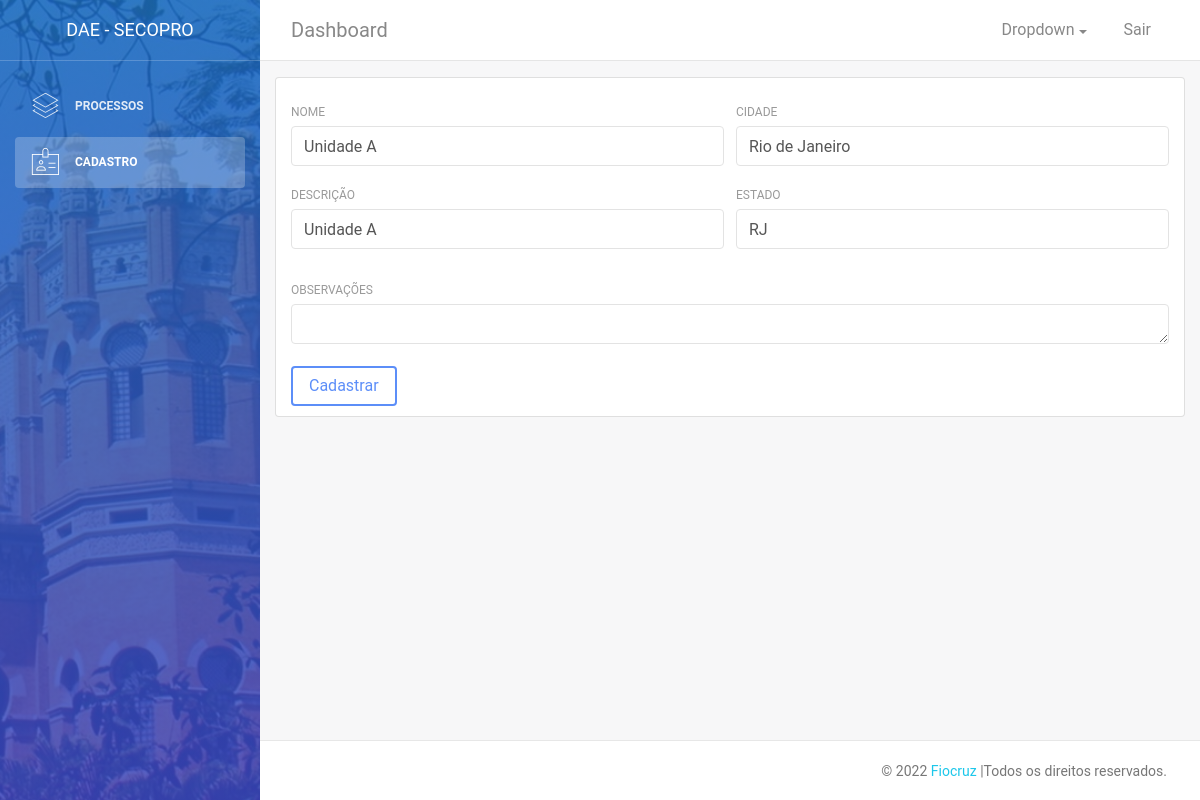
Screenshot of /cadastro/unidade/edita/1 with the database file from the repository.
### cadastro/models.py (models this page shows, shortened)
class Unidade(models.Model):
    nome = models.CharField(max_length=30)
    descricao = models.CharField(max_length=200)
    cidade = models.CharField(max_length=50)
    estado = models.CharField(max_length=2)
    obs = models.TextField(blank=True, default="")

### cadastro/views.py (the view)
# urls.py: path('unidade/edita/<pk>', UnidadeUpdateView.as_view(), name='atualiza-unidade'),
class UnidadeUpdateView(UpdateView):
    model = Unidade
    fields = ['nome', 'descricao', 'cidade', 'estado', 'obs']
    success_url = reverse_lazy('lista-cadastros')

### cadastro/templates/cadastro/unidade_form.html (shortened to what this page needs)
{% extends 'dashboard.html' %}
{% load widget_tweaks %}
{% block main %}
<div class="container">
    <div class="card mt-3">
        <div class="card-body">
            <form method="post">
                <div class="row">
                    <div class="col-md-6">
                        <div class="form-group">
                            <label>Nome</label>
                            {% render_field form.nome class+="form-control" placeholder=form.nome.label %}
                        </div>
                        <div class="form-group">
                            <label>Descrição</label>
                            {% render_field form.descricao class+="form-control" placeholder=form.descricao.label %}
                        </div>
                    </div>
                    <div class="col-md-6">
                        <div class="form-group">
                            <label>Cidade</label>
                            {% render_field form.cidade class+="form-control" placeholder=form.cidade.label %}
                        </div>
                        <div class="form-group">
                            <label>Estado</label>
                            {% render_field form.estado class+="form-control" placeholder=form.estado.label %}
                        </div>
                    </div>
                </div>
                <div class="row">
                    <div class="col-md-12">
                        <div class="form-group">
                            <label>Observações</label>
                            {% render_field form.obs class+="form-control" %}
                        </div>
                    </div>
                </div>
                <button class="btn btn-primary" type="submit">Cadastrar</button>
            </form>
        </div>
    </div>
</div>
{% endblock %}

### rows the page displays
Unidade: nome "Unidade A", descricao "Unidade A", cidade "Rio de Janeiro", estado "RJ"
